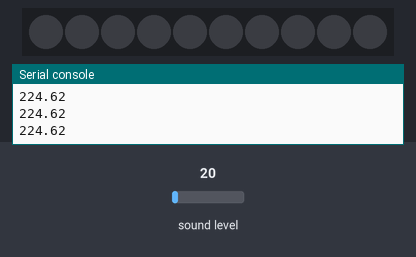
A program run on a simulated CircuitPython board. On the bench: 10 RGB LEDs in strip order, left to right, the last lines printed to the serial console. The test bench sets the inputs (shaded band); at power-on: sound level 20. Dim RGB values are drawn brighter than linear.

Above: at 1.2 s.
1.3 s: sound level set to 64
At 2.5 s:
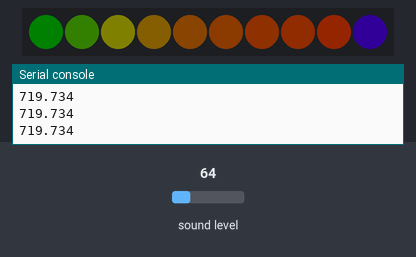
2.8 s: sound level set to 5
At 4.0 s:
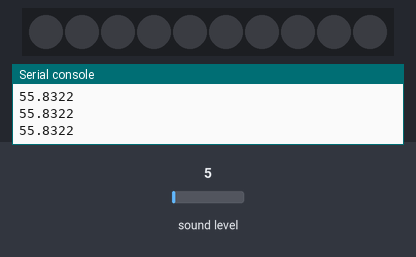
4.3 s: sound level set to 128
At 5.2 s:
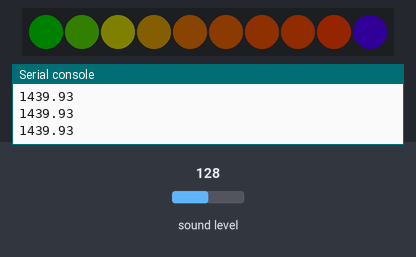
Timing chart, 0 to 7.3 s (numbered marks = the images above; inputs shaded):
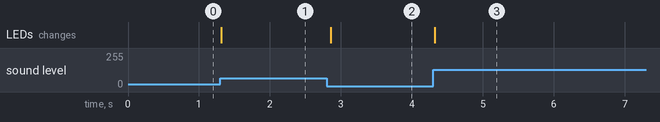

Measured:
- after the input at 1.3 s, the LEDs: change at once (image 1)
- after the input at 2.8 s, the LEDs: change after 0.06 s (image 2)
- after the input at 4.3 s, the LEDs: change at once (image 3)

The program:

cpx_sound_meter.py
```python
import array
import audiobusio
import board
import math
import neopixel

CURVE = 2
SCALE_EXPONENT = math.pow(10, CURVE * -0.1)

PEAK_COLOR = (80, 0, 255)
NUM_PIXELS = 10
NUM_SAMPLES = 160


def constrain(value, floor, ceiling):
    return max(floor, min(value, ceiling))


def log_scale(input_value, input_min, input_max, output_min, output_max):
    normalized_input_value = (input_value - input_min) / (input_max - input_min)
    return output_min + math.pow(normalized_input_value, SCALE_EXPONENT) * (output_max - output_min)


def normalized_rms(values):
    minbuf = int(mean(values))
    return math.sqrt(sum(float(sample - minbuf) * (sample - minbuf) for sample in values) / len(values))


def mean(values):
    return sum(values) / len(values)


def volume_color(i):
    return i * (255 // NUM_PIXELS), 50, 0


pixels = neopixel.NeoPixel(board.NEOPIXEL, NUM_PIXELS, brightness=0.1, auto_write=False)
pixels.fill(0)
pixels.show()

mic = audiobusio.PDMIn(board.MICROPHONE_CLOCK, board.MICROPHONE_DATA, frequency=16000, bit_depth=16)
samples = array.array('H', [0] * NUM_SAMPLES)
mic.record(samples, len(samples))
input_floor = normalized_rms(samples) + 10

# Lower number means more sensitive - more LEDs will light up with less sound.
sensitivity = 500
input_ceiling = input_floor + sensitivity

peak = 0
while True:
    mic.record(samples, len(samples))
    magnitude = normalized_rms(samples)
    print((magnitude),)

    c = log_scale(constrain(magnitude, input_floor, input_ceiling),
                  input_floor, input_ceiling, 0, NUM_PIXELS)

    pixels.fill(0)
    for i in range(NUM_PIXELS):
        if i < c:
            pixels[i] = volume_color(i)
        if c >= peak:
            peak = min(c, NUM_PIXELS - 1)
        elif peak > 0:
            peak = peak - 1
        if peak > 0:
            pixels[int(peak)] = PEAK_COLOR
    pixels.show()
```
